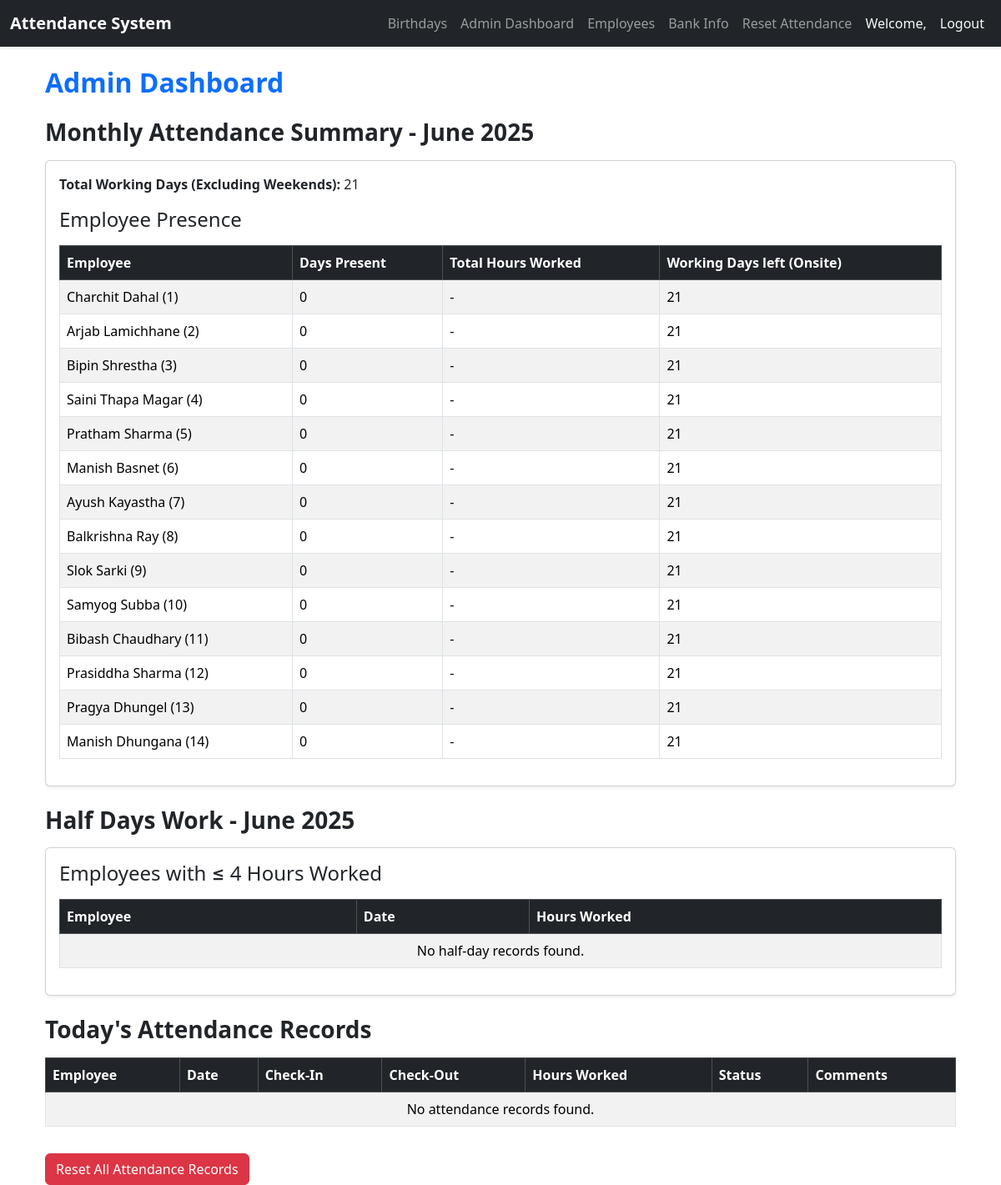
Before: /admin-dashboard/ (signed in) with the older database file.
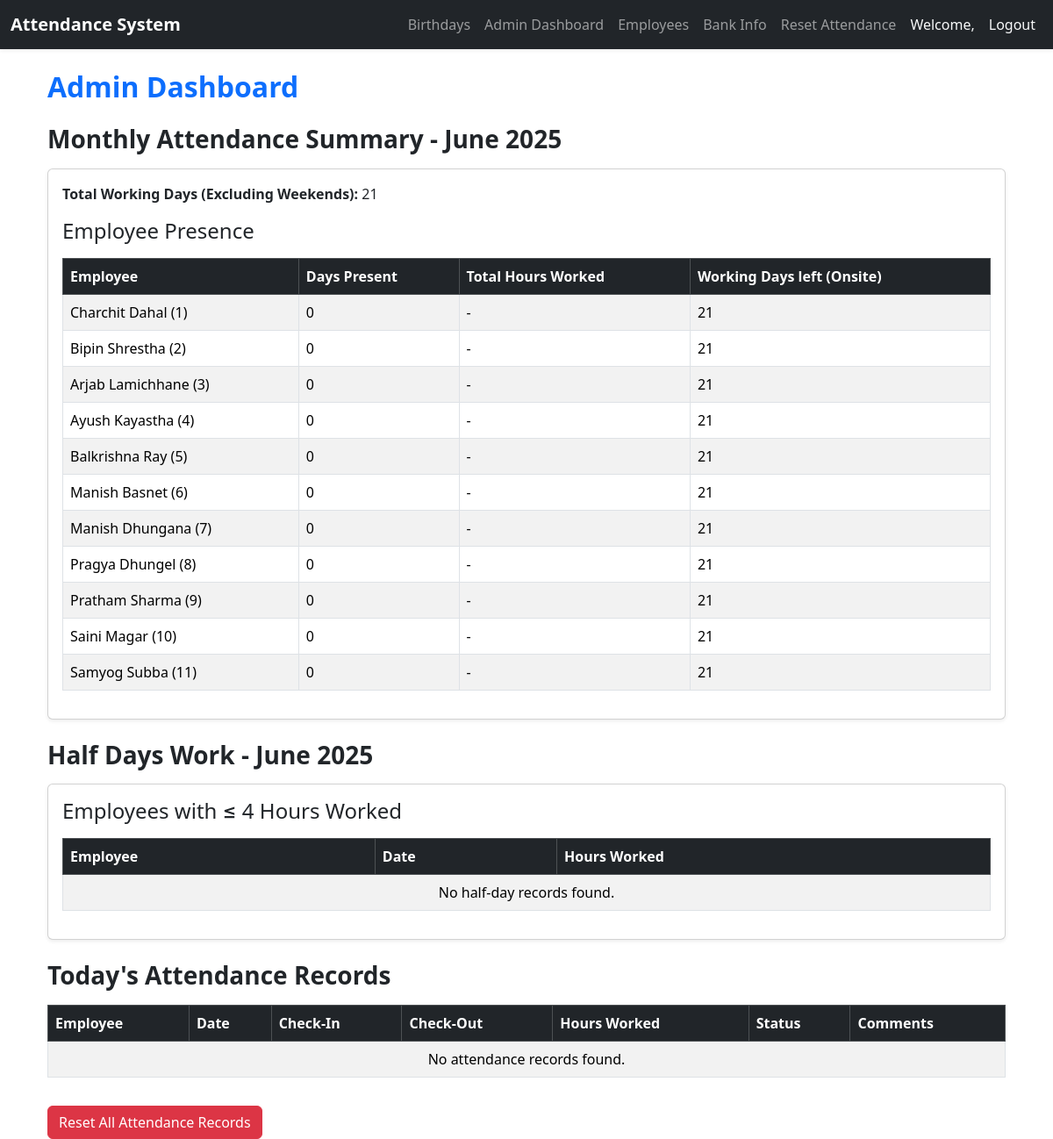
After: the same page with the newer database file.
### attendance/models.py (models this page shows, shortened)
class Employee(models.Model):
    user = models.OneToOneField(User, on_delete=models.CASCADE)
    employee_id = models.CharField(max_length=10, unique=True)
    first_name = models.CharField(max_length=50)
    last_name = models.CharField(max_length=50)
    department = models.ForeignKey(Department, on_delete=models.SET_NULL, null=True)
    email = models.EmailField(unique=True)
    address = models.TextField(blank=True, null=True)
    position = models.CharField(max_length=100, blank=True, null=True)
    dob = models.DateField(blank=True, null=True)
    dob_nepali = models.CharField(max_length=10, blank=True, null=True)  # Format: YYYY/MM/DD in BS
    bank_account_number = models.CharField(max_length=50, blank=True, null=True)
    bank_name = models.CharField(max_length=100, blank=True, null=True)
    bank_account_holder_name = models.CharField(max_length=100, blank=True, null=True)
    photo = models.ImageField(upload_to='employee_photos/', blank=True, null=True)
    def __str__(self):
        return f"{self.first_name} {self.last_name} ({self.employee_id})"

### attendance/views.py (the view)
# urls.py: path('admin-dashboard/', views.admin_dashboard, name='admin_dashboard'),
@login_required
@user_passes_test(is_superuser)
def admin_dashboard(request):
    employees = Employee.objects.all()
    today = timezone.now().date()
    current_year = today.year
    current_month = today.month
    incomplete_attendances = Attendance.objects.filter(
        check_out__isnull=True,
        date__lt=today
    )
    for attendance in incomplete_attendances:
        attendance.check_out = timezone.make_aware(
            datetime.combine(attendance.date, time(18, 0)),
            timezone.get_current_timezone()
        )
        attendance.save()
    _, days_in_month = monthrange(current_year, current_month)
    working_days = 0
    for day in range(1, days_in_month + 1):
        date = datetime(current_year, current_month, day)
        if date.weekday() not in [5, 6]:
            working_days += 1
    attendance_summary = []
    for employee in employees:
        present_days = Attendance.objects.filter(
            employee=employee,
            date__year=current_year,
            date__month=current_month,
            status='Present'
        ).values('date').distinct().count()
        total_hours = Attendance.objects.filter(
            employee=employee,
            date__year=current_year,
            date__month=current_month,
            hours_worked__isnull=False
        ).aggregate(total_hours=models.Sum('hours_worked'))['total_hours'] or 0
        absent_days = working_days - present_days
        attendance_summary.append({
            'employee': employee,
            'present_days': present_days,
            'total_hours': total_hours,
            'absent_days': absent_days
        })
    half_day_records = Attendance.objects.filter(
        date__year=current_year,
        date__month=current_month,
        hours_worked__lte=4,
        hours_worked__isnull=False,
        status='Present'
    ).select_related('employee').order_by('date', 'employee')
    attendance_records = Attendance.objects.filter(date=today).order_by('-date')
    return render(request, 'attendance/admin_dashboard.html', {
        'employees': employees,
        'attendance_records': attendance_records,
        'working_days': working_days,
        'attendance_summary': attendance_summary,
        'current_month': calendar.month_name[current_month],
        'current_year': current_year,
        'half_day_records': half_day_records
    })

### attendance/models.py (called while the page is built)
    def save(self, *args, **kwargs):
        if self.check_out and self.check_in:
            delta = self.check_out - self.check_in
            self.hours_worked = delta.total_seconds() / 3600
            self.status = 'Present'
        else:
            self.hours_worked = None
            if not self.check_in:
                self.status = 'Absent'
        super().save(*args, **kwargs)

### attendance/templatetags/attendance_tags.py (called while the page is built, shortened)
@register.filter
def format_hours(value):
    if value is None:
        return "-"
    hours = int(value)
    minutes = int((value - hours) * 60)
    if hours == 0 and minutes == 0:
        return "-"

### attendance/views.py (called while the page is built)
def is_superuser(user):
    return user.is_superuser

### attendance/templates/attendance/admin_dashboard.html
{% extends 'attendance/base.html' %}
{% load attendance_tags %}
{% block content %}
<div class="container">
    <h2 class="mb-4 fw-bold text-primary">Admin Dashboard</h2>
    <h3 class="mb-3 fw-bold">Monthly Attendance Summary - {{ current_month }} {{ current_year }}</h3>
    <div class="card shadow-sm mb-4">
        <div class="card-body">
            <p><strong>Total Working Days (Excluding Weekends):</strong> {{ working_days }}</p>
            <h4 class="mb-3">Employee Presence</h4>
            <div class="table-responsive">
                <table class="table table-striped table-bordered table-hover">
                    <thead class="table-dark">
                        <tr>
                            <th>Employee</th>
                            <th>Days Present</th>
                            <th>Total Hours Worked</th>
                            <th>Working Days left (Onsite)</th>
                        </tr>
                    </thead>
                    <tbody>
                        {% for summary in attendance_summary %}
                        <tr>
                            <td>{{ summary.employee }}</td>
                            <td>{{ summary.present_days }}</td>
                            <td>{{ summary.total_hours|format_hours }}</td>
                            <td>{{ summary.absent_days }}</td>
                        </tr>
                        {% empty %}
                        <tr><td colspan="3" class="text-center">No employees found.</td></tr>
                        {% endfor %}
                    </tbody>
                </table>
            </div>
        </div>
    </div>
    <h3 class="mb-3 fw-bold">Half Days Work - {{ current_month }} {{ current_year }}</h3>
    <div class="card shadow-sm mb-4">
        <div class="card-body">
            <h4 class="mb-3">Employees with ≤ 4 Hours Worked</h4>
            <div class="table-responsive">
                <table class="table table-striped table-bordered table-hover">
                    <thead class="table-dark">
                        <tr>
                            <th>Employee</th>
                            <th>Date</th>
                            <th>Hours Worked</th>
                        </tr>
                    </thead>
                    <tbody>
                        {% for record in half_day_records %}
                        <tr>
                            <td>{{ record.employee }}</td>
                            <td>{{ record.date }}</td>
                            <td>{{ record.hours_worked|format_hours }}</td>
                        </tr>
                        {% empty %}
                        <tr><td colspan="3" class="text-center">No half-day records found.</td></tr>
                        {% endfor %}
                    </tbody>
                </table>
            </div>
        </div>
    </div>
    <h3 class="mb-3 fw-bold">Today's Attendance Records</h3>
    <div class="table-responsive">
        <table class="table table-striped table-bordered table-hover">
            <thead class="table-dark">
                <tr>
                    <th>Employee</th>
                    <th>Date</th>
                    <th>Check-In</th>
                    <th>Check-Out</th>
                    <th>Hours Worked</th>
                    <th>Status</th>
                    <th>Comments</th>
                </tr>
            </thead>
            <tbody>
                {% for record in attendance_records %}
                <tr>
                    <td>{{ record.employee }}</td>
                    <td>{{ record.date }}</td>
                    <td>{{ record.check_in|time:"H:i:s"|default:"-" }}</td>
                    <td>{{ record.check_out|time:"H:i:s"|default:"-" }}</td>
                    <td>{{ record.hours_worked|format_hours }}</td>
                    <td>
                        {% if record.status == 'Present' %}
                            <span class="badge bg-success">{{ record.status }}</span>
                        {% else %}
                            <span class="badge bg-danger">{{ record.status }}</span>
                        {% endif %}
                    </td>
                    <td>{{ record.comments|default:"None" }}</td>
                </tr>
                {% empty %}
                <tr><td colspan="7" class="text-center">No attendance records found.</td></tr>
                {% endfor %}
            </tbody>
        </table>
    </div>
    <a href="{% url 'reset_attendance' %}" class="btn btn-danger mt-3">Reset All Attendance Records</a>
</div>
{% endblock %}

### attendance/templates/attendance/base.html (shortened to what this page needs)
<!DOCTYPE html>
<html lang="en">
<head>
    {% load static %}
        <link href="https://cdn.jsdelivr.net/npm/bootstrap@5.3.2/dist/css/bootstrap.min.css" rel="stylesheet">
</head>
<body>
    <nav class="navbar navbar-expand-lg navbar-dark bg-dark shadow-sm">
        <div class="container-fluid">
            <a class="navbar-brand fw-bold" href="{% url 'dashboard' %}">Attendance System</a>
            <div class="collapse navbar-collapse" id="navbarNav">
                <ul class="navbar-nav ms-auto">
                    {% if user.is_authenticated %}
                        <li class="nav-item">
                            <a class="nav-link" href="{% url 'birthday_calendar' %}">Birthdays</a>
                        </li>
                        {% if user.is_superuser %}
                            <li class="nav-item">
                                <a class="nav-link" href="{% url 'admin_dashboard' %}">Admin Dashboard</a>
                            </li>
                            <li class="nav-item">
                                <a class="nav-link" href="{% url 'admin_employee_list' %}">Employees</a>
                            </li>
                            <li class="nav-item">
                                <a class="nav-link" href="{% url 'admin_bank_info' %}">Bank Info</a>
                            </li>
                            <li class="nav-item">
                                <a class="nav-link" href="{% url 'reset_attendance' %}">Reset Attendance</a>
                            </li>
                        {% endif %}
                        <li class="nav-item">
                            <span class="nav-link text-light">Welcome, {{ user.employee.first_name }}</span>
                        </li>
                        <li class="nav-item">
                            <form action="{% url 'logout' %}" method="post" class="d-inline">
                                <button type="submit" class="nav-link btn btn-link text-light">Logout</button>
                            </form>
                        </li>
                    {% else %}
                        <li class="nav-item">
                            <a class="nav-link" href="{% url 'login' %}">Login</a>
                        </li>
                    {% endif %}
                </ul>
            </div>
        </div>
    </nav>
    <div class="container mt-4">
        {% block content %}
        {% endblock %}
    </div>
</body>
</html>

### attendance/templates/attendance/base.html (style rules this page uses)
.navbar-brand, .nav-link { transition: color 0.3s ease; }

Changed rows visible on the page:
removed Employee: employee "Arjab Lamichhane (2)", present_days "0", total_hours "-", absent_days "21"
removed Employee: employee "Bipin Shrestha (3)", present_days "0", total_hours "-", absent_days "21"
removed Employee: employee "Prasiddha Sharma (12)", present_days "0", total_hours "-", absent_days "21"
removed Employee: employee "Pragya Dhungel (13)", present_days "0", total_hours "-", absent_days "21"
removed Employee: employee "Manish Dhungana (14)", present_days "0", total_hours "-", absent_days "21"
added Employee: employee "Bipin Shrestha (2)", present_days "0", total_hours "-", absent_days "21"
added Employee: employee "Arjab Lamichhane (3)", present_days "0", total_hours "-", absent_days "21"
changed Employee: employee "Saini Thapa Magar (4)" → "Ayush Kayastha (4)"
changed Employee: employee "Pratham Sharma (5)" → "Balkrishna Ray (5)"
changed Employee: employee "Ayush Kayastha (7)" → "Manish Dhungana (7)"
changed Employee: employee "Balkrishna Ray (8)" → "Pragya Dhungel (8)"
changed Employee: employee "Slok Sarki (9)" → "Pratham Sharma (9)"
changed Employee: employee "Samyog Subba (10)" → "Saini Magar (10)"
changed Employee: employee "Bibash Chaudhary (11)" → "Samyog Subba (11)"
